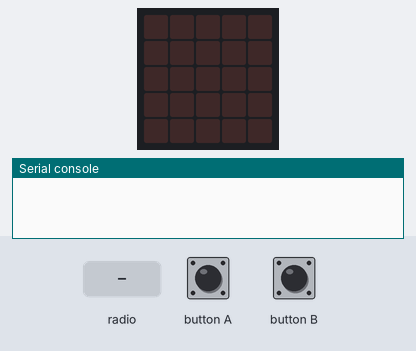
The program below on a simulated BBC micro:bit (MakeCode). Shown: the board's 5×5 LED display, the last lines printed to the serial console. The inputs (shaded band) are chosen by the test bench. No radio messages arrive unless stated (any console line starting 'radio sent:' is added by the test bench).

Above: at 1.2 s.
1.3 s: button A pressed for 0.15 s
At 2.6 s:
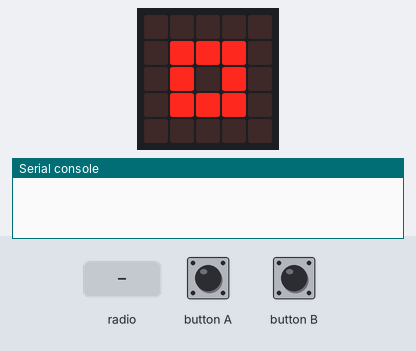
2.9 s: button A pressed for 0.15 s
At 3.8 s:
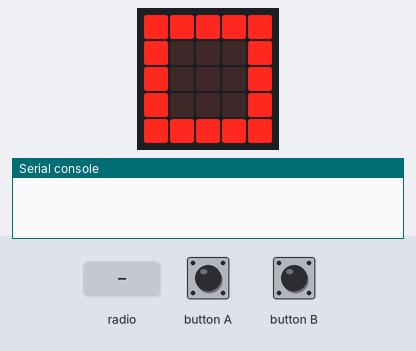
4.5 s: button A pressed for 0.15 s
At 5.0 s:
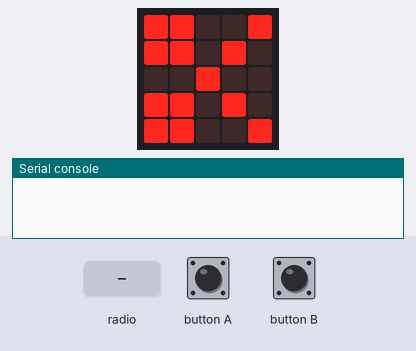
6.1 s: button B pressed for 0.15 s
7.7 s: radio message "1" arrives
At 8.0 s:
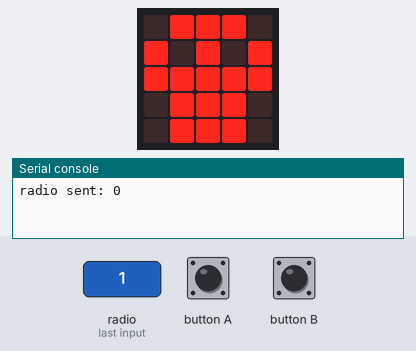
Timing chart, 0 to 10.7 s (numbered marks = the images above; inputs shaded):
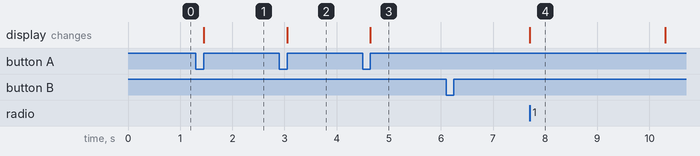

Measured:
- after the input at 1.3 s, the display: changes after 0.15 s (image 1)
- after the input at 2.9 s, the display: changes after 0.15 s (image 2)
- after the input at 4.5 s, the display: changes after 0.15 s (image 3)
- after the input at 7.7 s, the display: changes at once (image 4)

The program:

main.ts
```typescript
radio.onReceivedNumber(function (receivedNumber) {
    recibido = true
    manooponente = receivedNumber
})
input.onButtonPressed(Button.A, function () {
    cuento = cuento + 1
    mimano = cuento % 3
    if (mimano == 1) {
        basic.showIcon(IconNames.SmallSquare)
    }
    if (mimano == 2) {
        basic.showIcon(IconNames.Square)
    }
    if (mimano == 0) {
        basic.showIcon(IconNames.Scissors)
    }
})
input.onButtonPressed(Button.B, function () {
    escogido = true
    radio.sendNumber(mimano)
})
let escogido = false
let manooponente = 0
let recibido = false
let cuento = 0
let mimano = 0
radio.setGroup(1)
mimano = 0
cuento = 0
basic.forever(function () {
    if (escogido == true && recibido == true) {
        escogido = false
        recibido = false
        if (manooponente == mimano) {
            basic.showIcon(IconNames.No)
        } else {
            if (manooponente == 1 && mimano == 2) {
                basic.showIcon(IconNames.Happy)
            } else if (manooponente == 1 && mimano == 0) {
                basic.showIcon(IconNames.Skull)
            } else if (manooponente == 2 && mimano == 1) {
                basic.showIcon(IconNames.Skull)
            } else if (manooponente == 2 && mimano == 0) {
                basic.showIcon(IconNames.Happy)
            } else if (manooponente == 0 && mimano == 1) {
                basic.showIcon(IconNames.Happy)
            } else if (manooponente == 0 && mimano == 2) {
                basic.showIcon(IconNames.Skull)
            }
        }
        basic.pause(2000)
        basic.clearScreen()
    }
})
```

test.ts
```typescript
// aquí va el archivo "tests"; esto no se compilará cuando este paquete se utilice como una extensión.
```
